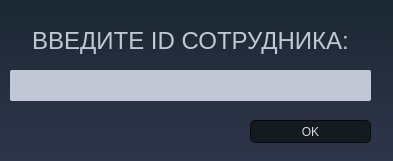
<?xml version="1.0" encoding="UTF-8"?>
<ui version="4.0">
 <class>Form</class>
 <widget class="QWidget" name="Form">
  <property name="geometry">
   <rect>
    <x>0</x>
    <y>0</y>
    <width>393</width>
    <height>161</height>
   </rect>
  </property>
  <property name="windowTitle">
   <string>Form</string>
  </property>
  <property name="styleSheet">
   <string notr="true">
/*-----QWidget-----*/
QWidget
{
	background-color: qlineargradient(spread:repeat, x1:1, y1:0, x2:1, y2:1, stop:0 rgba(27, 39, 50, 255),stop:1 rgba(47, 53, 74, 255));
	color: #000000;

}


/*-----QLabel-----*/
QLabel
{
	background-color: transparent;
	color: #c2c7d5;
	font-size: 24px;

}


/*-----QPushButton-----*/
QToolButton {
	border-style: solid;
	border-top-color: qlineargradient(spread:pad, x1:0.5, y1:1, x2:0.5, y2:0, stop:0 rgb(215, 215, 215), stop:1 rgb(222, 222, 222));
	border-right-color: qlineargradient(spread:pad, x1:0, y1:0.5, x2:1, y2:0.5, stop:0 rgb(217, 217, 217), stop:1 rgb(227, 227, 227));
	border-left-color: qlineargradient(spread:pad, x1:0, y1:0.5, x2:1, y2:0.5, stop:0 rgb(227, 227, 227), stop:1 rgb(217, 217, 217));
	border-bottom-color: qlineargradient(spread:pad, x1:0.5, y1:1, x2:0.5, y2:0, stop:0 rgb(215, 215, 215), stop:1 rgb(222, 222, 222));
	border-width: 1px;
	border-radius: 5px;
	color: #d3dae3;
	padding: 2px;
	background-color: rgb(255,255,255);
}
QToolButton:hover{
	border-style: solid;
	border-top-color: qlineargradient(spread:pad, x1:0.5, y1:1, x2:0.5, y2:0, stop:0 rgb(195, 195, 195), stop:1 rgb(222, 222, 222));
	border-right-color: qlineargradient(spread:pad, x1:0, y1:0.5, x2:1, y2:0.5, stop:0 rgb(197, 197, 197), stop:1 rgb(227, 227, 227));
	border-left-color: qlineargradient(spread:pad, x1:0, y1:0.5, x2:1, y2:0.5, stop:0 rgb(227, 227, 227), stop:1 rgb(197, 197, 197));
	border-bottom-color: qlineargradient(spread:pad, x1:0.5, y1:1, x2:0.5, y2:0, stop:0 rgb(195, 195, 195), stop:1 rgb(222, 222, 222));
	border-width: 1px;
	border-radius: 5px;
	color: rgb(0,0,0);
	padding: 2px;
	background-color: rgb(255,255,255);
}
QToolButton:pressed{
	border-style: solid;
	border-top-color: qlineargradient(spread:pad, x1:0.5, y1:1, x2:0.5, y2:0, stop:0 rgb(215, 215, 215), stop:1 rgb(222, 222, 222));
	border-right-color: qlineargradient(spread:pad, x1:0, y1:0.5, x2:1, y2:0.5, stop:0 rgb(217, 217, 217), stop:1 rgb(227, 227, 227));
	border-left-color: qlineargradient(spread:pad, x1:0, y1:0.5, x2:1, y2:0.5, stop:0 rgb(227, 227, 227), stop:1 rgb(217, 217, 217));
	border-bottom-color: qlineargradient(spread:pad, x1:0.5, y1:1, x2:0.5, y2:0, stop:0 rgb(215, 215, 215), stop:1 rgb(222, 222, 222));
	border-width: 1px;
	border-radius: 5px;
	color: rgb(0,0,0);
	padding: 2px;
	background-color: rgb(142,142,142);
}
QPushButton{
	border-style: solid;
	border-color: #050a0e;
	border-width: 1px;
	border-radius: 5px;
	color: #d3dae3;
	padding: 2px;
	background-color: #151a1e;
}
QPushButton::default{
	border-style: solid;
	border-color: #050a0e;
	border-width: 1px;
	border-radius: 5px;
	color: #FFFFFF;
	padding: 2px;
	background-color: #151a1e;;
}
QPushButton:hover{
	border-style: solid;
	border-color: #050a0e;
	border-width: 1px;
	border-radius: 5px;
	color: #d3dae3;
	padding: 2px;
	background-color: #1c1f1f;
}
QPushButton:pressed{
	border-style: solid;
	border-color: #050a0e;
	border-width: 1px;
	border-radius: 5px;
	color: #d3dae3;
	padding: 2px;
	background-color: #2c2f2f;
}
QPushButton:disabled{
	border-style: solid;
	border-top-color: qlineargradient(spread:pad, x1:0.5, y1:1, x2:0.5, y2:0, stop:0 rgb(215, 215, 215), stop:1 rgb(222, 222, 222));
	border-right-color: qlineargradient(spread:pad, x1:0, y1:0.5, x2:1, y2:0.5, stop:0 rgb(217, 217, 217), stop:1 rgb(227, 227, 227));
	border-left-color: qlineargradient(spread:pad, x1:0, y1:0.5, x2:1, y2:0.5, stop:0 rgb(227, 227, 227), stop:1 rgb(217, 217, 217));
	border-bottom-color: qlineargradient(spread:pad, x1:0.5, y1:1, x2:0.5, y2:0, stop:0 rgb(215, 215, 215), stop:1 rgb(222, 222, 222));
	border-width: 1px;
	border-radius: 5px;
	color: #808086;
	padding: 2px;
	background-color: rgb(142,142,142);
}


/*-----QCheckBox-----*/
QCheckBox
{
	background-color: transparent;
	color: #fff;
	font-size: 10px;
	font-weight: bold;
	border: none;
	border-radius: 5px;

}


/*-----QCheckBox-----*/
QCheckBox::indicator
{
    color: #b1b1b1;
    background-color: #323232;
    border: 1px solid darkgray;
    width: 12px;
    height: 12px;

}


QCheckBox::indicator:checked
{
    image:url(&quot;./ressources/check.png&quot;);
	background-color: qlineargradient(spread:pad, x1:0, y1:0.511, x2:1, y2:0.511, stop:0 rgba(0, 172, 149, 255),stop:0.995192 rgba(54, 197, 177, 255));;
    border: 1px solid #607cff;

}


QCheckBox::indicator:unchecked:hover
{
    border: 1px solid #08b099;

}


QCheckBox::disabled
{
	color: #656565;

}


QCheckBox::indicator:disabled
{
	background-color: #656565;
	color: #656565;
    border: 1px solid #656565;

}


/*-----QLineEdit-----*/
QLineEdit
{
	background-color: #c2c7d5;
	color: #000;
	font-weight: bold;
	border: none;
	border-radius: 2px;
	padding: 3px;

}


/*-----QListView-----*/
QListView
{
	background-color: qlineargradient(spread:pad, x1:1, y1:0, x2:1, y2:1, stop:0 rgba(50, 61, 80, 255),stop:1 rgba(44, 49, 69, 255));
	color: #fff;
	font-size: 12px;
	font-weight: bold;
	border: 1px solid #191919;
	show-decoration-selected: 0;

}


QListView::item
{
	color: #31cecb;
	background-color: #454e5e;
	border: none;
	padding: 5px;
	border-radius: 0px;
	padding-left : 10px;
	height: 42px;

}

QListView::item:selected
{
	color: #31cecb;
	background-color: #454e5e;

}


QListView::item:!selected
{
	color:white;
	background-color: transparent;
	border: none;
	padding-left : 10px;

}


QListView::item:!selected:hover
{
	color: #bbbcba;
	background-color: #454e5e;
	border: none;
	padding-left : 10px;

}


/*-----QTreeView-----*/
QTreeView 
{
	background-color: #232939;
	show-decoration-selected: 0;
	color: #c2c8d7;

}


QTreeView::item 
{
	border-top-color: transparent;
	border-bottom-color: transparent;

}


QTreeView::item:hover 
{
	background-color: #606060;
	color: #fff;

}


QTreeView::item:selected 
{
	background-color: #0ab19a;
	color: #fff;

}


QTreeView::item:selected:active
{
	background-color: #0ab19a;
	color: #fff;

}


QTreeView::branch:has-children:!has-siblings:closed,
QTreeView::branch:closed:has-children:has-siblings 
{
	image: url(://tree-closed.png);

}

QTreeView::branch:open:has-children:!has-siblings,
QTreeView::branch:open:has-children:has-siblings  
{
	image: url(://tree-open.png);

}


/*-----QTableView &amp; QTableWidget-----*/
QTableView
{
    background-color: #232939;
	border: 1px solid gray;
    color: #f0f0f0;
    gridline-color: #232939;
    outline : 0;

}


QTableView::disabled
{
    background-color: #242526;
    border: 1px solid #32414B;
    color: #656565;
    gridline-color: #656565;
    outline : 0;

}


QTableView::item:hover 
{
    background-color: #606060;
    color: #f0f0f0;

}


QTableView::item:selected 
{
	background-color: #0ab19a;
    color: #F0F0F0;

}


QTableView::item:selected:disabled
{
    background-color: #1a1b1c;
    border: 2px solid #525251;
    color: #656565;

}


QTableCornerButton::section
{
	background-color: #343a49;
    color: #fff;

}


QHeaderView::section
{
	color: #fff;
	border-top: 0px;
	border-bottom: 1px solid gray;
	border-right: 1px solid gray;
	background-color: #343a49;
    margin-top:1px;
	margin-bottom:1px;
	padding: 5px;

}


QHeaderView::section:disabled
{
    background-color: #525251;
    color: #656565;

}


QHeaderView::section:checked
{
    color: #fff;
    background-color: #0ab19a;

}


QHeaderView::section:checked:disabled
{
    color: #656565;
    background-color: #525251;

}


QHeaderView::section::vertical::first,
QHeaderView::section::vertical::only-one
{
    border-top: 1px solid #353635;

}


QHeaderView::section::vertical
{
    border-top: 1px solid #353635;

}


QHeaderView::section::horizontal::first,
QHeaderView::section::horizontal::only-one
{
    border-left: 1px solid #353635;

}


QHeaderView::section::horizontal
{
    border-left: 1px solid #353635;

}


/*-----QScrollBar-----*/
QScrollBar:horizontal 
{
    background-color: transparent;
    height: 8px;
    margin: 0px;
    padding: 0px;

}


QScrollBar::handle:horizontal 
{
    border: none;
	min-width: 100px;
    background-color: #56576c;

}


QScrollBar::add-line:horizontal, 
QScrollBar::sub-line:horizontal,
QScrollBar::add-page:horizontal, 
QScrollBar::sub-page:horizontal 
{
    width: 0px;
    background-color: transparent;

}


QScrollBar:vertical 
{
    background-color: transparent;
    width: 8px;
    margin: 0;

}


QScrollBar::handle:vertical 
{
    border: none;
	min-height: 100px;
    background-color: #56576c;

}


QScrollBar::add-line:vertical, 
QScrollBar::sub-line:vertical,
QScrollBar::add-page:vertical, 
QScrollBar::sub-page:vertical 
{
    height: 0px;
    background-color: transparent;

}
</string>
  </property>
  <widget class="QLabel" name="label">
   <property name="geometry">
    <rect>
     <x>10</x>
     <y>20</y>
     <width>361</width>
     <height>41</height>
    </rect>
   </property>
   <property name="font">
    <font>
     <pointsize>-1</pointsize>
    </font>
   </property>
   <property name="text">
    <string>ВВЕДИТЕ ID СОТРУДНИКА:</string>
   </property>
   <property name="alignment">
    <set>Qt::AlignCenter</set>
   </property>
  </widget>
  <widget class="QLineEdit" name="id_input">
   <property name="geometry">
    <rect>
     <x>10</x>
     <y>70</y>
     <width>361</width>
     <height>31</height>
    </rect>
   </property>
  </widget>
  <widget class="QPushButton" name="ok_button">
   <property name="geometry">
    <rect>
     <x>250</x>
     <y>120</y>
     <width>121</width>
     <height>23</height>
    </rect>
   </property>
   <property name="text">
    <string>OK</string>
   </property>
  </widget>
 </widget>
 <resources/>
 <connections/>
</ui>
